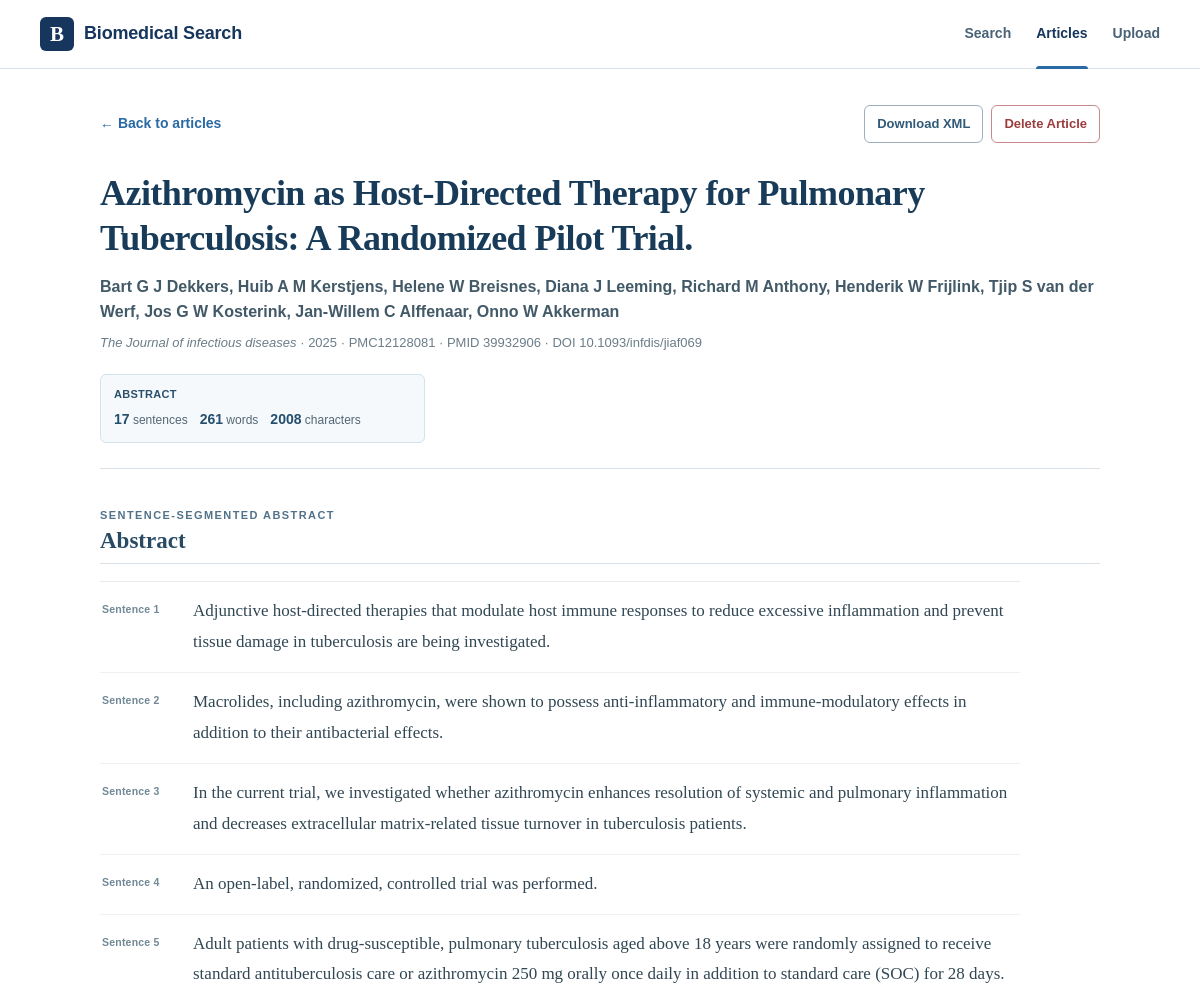
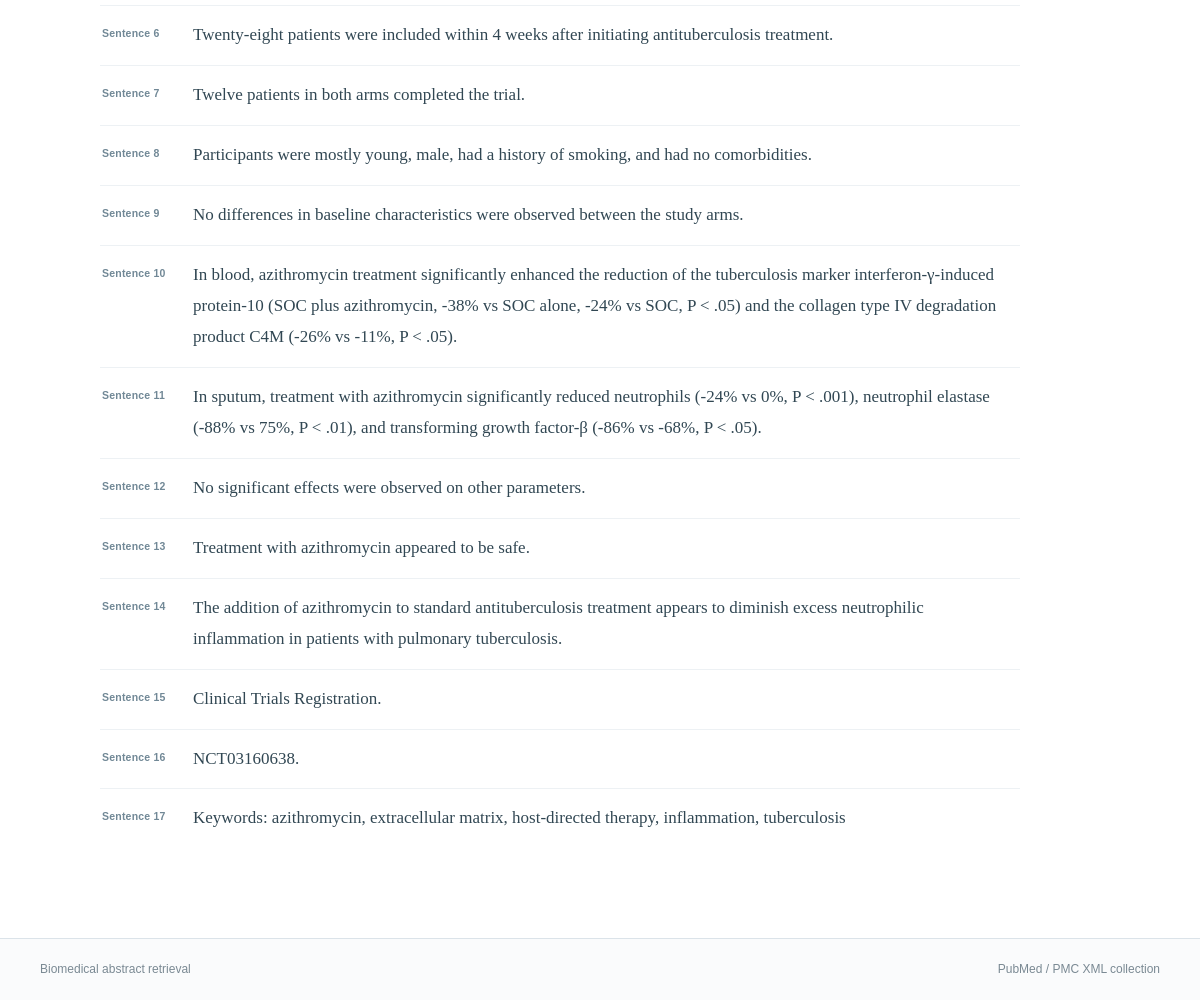
The app's page /document/23/ with its own data (2 pictures, top to bottom).
### search/models.py (models this page shows, shortened)
class Document(models.Model):
    title = models.CharField(max_length=500)
    source_file = models.CharField(max_length=300, unique=True)
    pmcid = models.CharField(max_length=40, blank=True, db_index=True)
    pmid = models.CharField(max_length=40, blank=True, db_index=True)
    doi = models.CharField(max_length=200, blank=True)
    journal = models.CharField(max_length=300, blank=True)
    publication_year = models.CharField(max_length=10, blank=True)
    authors = models.TextField(blank=True)
    abstract = models.TextField(blank=True)
    raw_text = models.TextField()
    char_count = models.IntegerField(default=0)
    word_count = models.IntegerField(default=0)
    sentence_count = models.IntegerField(default=0)
    avg_words_per_sentence = models.FloatField(default=0)
    indexed_at = models.DateTimeField(auto_now=True)
    class Meta:
        ordering = ["-indexed_at", "title"]

### search/views.py (the view)
# urls.py: path("document/<int:pk>/", views.document_detail_view, name="document_detail"),
def document_detail_view(request, pk):
    doc = get_object_or_404(Document, pk=pk)
    query = request.GET.get("q", "").strip()
    result_page = request.GET.get("page", "").strip()
    result_year = request.GET.get("year", "").strip()
    abstract_stats = _basic_stats(doc.abstract, include_sentences=True)
    abstract_sentences, abstract_match_count = _build_abstract_sentences(doc.abstract, query)
    keyword_count = _keyword_match_count(doc.abstract, query) if query else None
    return render(request, "search/document_detail.html", {
        "doc": doc,
        "query": query,
        "result_page": result_page,
        "result_year": result_year,
        "highlighted_title": _highlight(doc.title, query),
        "abstract_sentences": abstract_sentences,
        "abstract_match_count": abstract_match_count,
        "keyword_count": keyword_count,
        "abstract_stats": abstract_stats,
        "page_title": doc.title,
    })

### search/text_processing.py (called while the page is built)
def _token_scan_text(text: str):
    return _NUMERIC_RANGE_BOUNDARY.sub(" ", text or "")

def tokenize(text: str):
    original = text or ""
    return [
        original[m.start():m.end()].casefold()
        for m in TOKEN_PATTERN.finditer(_token_scan_text(original))
    ]

def split_sentences(text: str):
    text = (text or "").strip()
    if not text:
        return []
    paragraphs = [p.strip() for p in re.split(r"\r?\n+", text) if p.strip()]
    sentences = []
    for paragraph in paragraphs:
        sentences.extend(_split_paragraph_sentences(paragraph))
    return sentences

def document_stats(text: str):
    raw_text = text or ""
    visible_text = re.sub(r"\s+", " ", raw_text).strip()
    word_count = len(tokenize(visible_text))
    sentence_count = len(split_sentences(raw_text))
    return {
        "char_count": len(visible_text),
        "char_count_no_space": len(visible_text.replace(" ", "")),
        "word_count": word_count,
        "sentence_count": sentence_count,
        "avg_words_per_sentence": round(word_count / sentence_count, 2) if sentence_count else 0,
    }

### search/views.py (called while the page is built, shortened)
def _highlight(text, raw_query, match_state=None):
    if not text or not raw_query:
        return escape(text or "")

def _basic_stats(text, include_sentences=True):
    stats = document_stats(text)
    result = {
        "characters": stats["char_count"],
        "characters_no_space": stats["char_count_no_space"],
        "words": stats["word_count"],
    }
    if include_sentences:
        result["sentences"] = stats["sentence_count"]
    return result

def _build_abstract_sentences(abstract, query):
    match_state = {"count": 0}
    rendered = []
    for number, sentence in enumerate(split_sentences(abstract), start=1):
        rendered.append({
            "number": number,
            "html": _highlight(sentence, query, match_state),
        })
    return rendered, match_state["count"]

### search/templates/search/document_detail.html (shortened to what this page needs)
{% extends "search/base.html" %}
{% block content %}
<main class="site-shell article-page abstract-only-page">
  <div class="article-topbar">
    {% if query %}
      <a class="back-link" href="{% url 'search:home' %}?q={{ query|urlencode }}{% if result_year %}&year={{ result_year|urlencode }}{% endif %}{% if result_page %}&page={{ result_page }}{% endif %}">← Back to search results</a>
    {% else %}
      <a class="back-link" href="{% url 'search:articles' %}?sort={{ request.GET.sort|default:'newest'|urlencode }}">← Back to articles</a>
    {% endif %}
    <div class="article-actions">
      <a class="secondary-button" href="{% url 'search:download_xml' doc.pk %}">Download XML</a>
      <button class="danger-button" type="button" id="open-delete-dialog">Delete Article</button>
    </div>
  </div>
  <article class="article-card abstract-focused-card">
    <header class="article-header">
      <h1>{{ highlighted_title }}</h1>
      {% if doc.authors %}<p class="authors">{{ doc.authors }}</p>{% endif %}
      <p class="citation-line article-meta">
        {% if doc.journal %}<em>{{ doc.journal }}</em>{% endif %}
        {% if doc.publication_year %}{% if doc.journal %} · {% endif %}{{ doc.publication_year }}{% endif %}
        {% if doc.pmcid %} · {{ doc.pmcid }}{% endif %}
        {% if doc.pmid %} · PMID {{ doc.pmid }}{% endif %}
        {% if doc.doi %} · DOI {{ doc.doi }}{% endif %}
      </p>
      <div class="article-stat-summary abstract-only-stats" aria-label="Abstract statistics">
        {% if doc.abstract %}
        <div class="stat-group primary-stat-group">
          <span class="stat-group-label">Abstract</span>
          <span><strong>{{ abstract_stats.sentences }}</strong> sentences</span>
          <span><strong>{{ abstract_stats.words }}</strong> words</span>
          <span><strong>{{ abstract_stats.characters }}</strong> characters</span>
        </div>
        {% endif %}
      </div>
    </header>
    {% if doc.abstract %}
    <section class="article-section abstract-section segmented-abstract-section">
      <div class="section-heading-row abstract-heading-row">
        <div>
          <span class="section-kicker">SENTENCE-SEGMENTED ABSTRACT</span>
          <h2>Abstract</h2>
        </div>
      </div>
      <div class="abstract-sentence-list">
        {% for sentence in abstract_sentences %}
          <div class="sentence-segment abstract-sentence" data-sentence="{{ sentence.number }}">
            <span class="sentence-number">Sentence {{ sentence.number }}</span>
            <p class="article-copy sentence-text">{{ sentence.html }}</p>
          </div>
        {% empty %}
          <p class="article-copy">No abstract is available.</p>
        {% endfor %}
      </div>
    </section>
    {% endif %}
  </article>
</main>
{% endblock %}

### search/static/search/site.css (style rules this page uses)
:root { --navy: #17365d; --navy-deep: #102a47; --blue: #2a6aa4; --blue-hover: #1f5684; --text: #243746; --muted: #687985; --line: #dbe3e9; --line-strong: #c7d3dc; --soft: #f6f9fb; --soft-blue: #eef5fa; --highlight: #fff0a6; --highlight-strong: #ffd95c; --white: #ffffff; --radius: 8px; --shadow: 0 8px 28px rgba(27, 56, 81, .08); }
* { box-sizing: border-box; }
html { min-height: 100%; scroll-behavior: smooth; }
body { margin: 0; min-height: 100vh; display: flex; flex-direction: column; color: var(--text); background: var(--white); font-family: Arial, Helvetica, sans-serif; line-height: 1.55; }
a { color: var(--blue); text-decoration: none; }
button, input, select { font: inherit; }
.site-shell { width: min(1120px, calc(100% - 40px)); margin: 0 auto; }
.hero-eyebrow, .section-kicker { display: block; margin-bottom: 10px; color: #52728a; font-size: 11px; font-weight: 800; letter-spacing: .13em; }
.main-search button, .primary-button, .secondary-button, .match-button { border-radius: 6px; font-weight: 700; cursor: pointer; }
.citation-line { margin: 0; color: #6b7d89; font-size: 13px; }
.article-page { max-width: 1000px; padding-top: 36px; padding-bottom: 84px; }
.article-topbar { display: flex; align-items: center; justify-content: space-between; gap: 18px; margin-bottom: 24px; }
.back-link { font-size: 14px; font-weight: 700; }
.secondary-button { padding: 8px 12px; border: 1px solid #9dafbd; background: #fff; color: #315a78; font-size: 13px; }
.article-card { min-width: 0; }
.article-header { padding: 4px 0 25px; border-bottom: 1px solid var(--line); }
.article-header h1 { max-width: 930px; margin: 0 0 14px; color: #173b58; font: 700 36px/1.25 Georgia, "Times New Roman", serif; letter-spacing: -.015em; }
.authors { margin: 0 0 7px; color: #425968; font-weight: 700; }
.article-meta { line-height: 1.65; }
.article-section { margin-top: 38px; }
.section-heading-row { display: flex; align-items: center; justify-content: space-between; gap: 20px; margin-bottom: 17px; padding-bottom: 9px; border-bottom: 1px solid var(--line); }
.article-section h2 { margin: 0; color: #294a63; font: 700 23px Georgia, "Times New Roman", serif; }
.article-copy { margin: 0; color: #314753; font-family: Georgia, "Times New Roman", serif; font-size: 17px; line-height: 1.78; }
.sentence-segment { position: relative; margin: 0 0 9px; padding-left: 17px; }
.sentence-segment:last-child { margin-bottom: 0; }
.sentence-segment::before { content: ""; position: absolute; left: 0; top: .78em; width: 5px; height: 5px; border-radius: 50%; background: #9bb6c9; }
.article-actions { display: flex; align-items: center; gap: 8px; }
.danger-button { padding: 8px 12px; border: 1px solid #c78989; border-radius: 6px; background: #fff; color: #9c3d3d; font-size: 13px; font-weight: 700; cursor: pointer; }
.article-stat-summary { display: grid; grid-template-columns: repeat(2, minmax(0, 1fr)); gap: 9px 12px; margin-top: 21px; }
.stat-group { display: flex; align-items: baseline; flex-wrap: wrap; gap: 5px 12px; padding: 11px 13px; border: 1px solid #dfe7ec; border-radius: 6px; background: #f8fafb; color: #526775; font-size: 12px; }
.stat-group-label { flex: 0 0 100%; margin-bottom: 1px; color: #294f69; font-size: 11px; font-weight: 800; letter-spacing: .025em; text-transform: uppercase; }
.stat-group strong { color: #244e6d; font-size: 14px; }
.sentence-segment { position: relative; display: grid; grid-template-columns: 78px minmax(0, 1fr); gap: 13px; align-items: start; margin: 0; padding: 9px 0; border-bottom: 1px solid #edf1f4; }
.sentence-segment:last-child { border-bottom: 0; }
.sentence-segment::before { display: none; }
.sentence-number { padding-top: 5px; color: #718896; font-size: 10.5px; font-weight: 800; letter-spacing: .02em; white-space: nowrap; }
.sentence-text { margin: 0; }
.abstract-focused-card { max-width: 1000px; }
.abstract-only-stats { grid-template-columns: repeat(3, minmax(0, 1fr)); }
.primary-stat-group { background: #f5f9fc; border-color: #d4e2eb; }
.segmented-abstract-section { padding-bottom: 6px; }
.abstract-heading-row { align-items: flex-end; }
.abstract-heading-row .section-kicker { margin-bottom: 4px; }
.abstract-sentence-list { max-width: 920px; margin-top: 4px; border-top: 1px solid #e4eaee; }
.abstract-sentence { padding: 14px 2px; background: transparent; }
.abstract-sentence .sentence-text { line-height: 1.82; }

### records on screen
Document: title "Azithromycin as Host-Directed Therapy for Pulmonary Tuberculosis: A Randomized Pilot Trial.", authors "Bart G J Dekkers, Huib A M Kerstjens, Helene W Breisnes, Diana J Leeming, Richard M Anthony, Henderik W Frijlink, Tjip S van der Werf, Jos G W Kosterink, Jan-Willem C Alffenaar, Onno W Akkerman", journal "The Journal of infectious diseases", publication_year "2025", pmcid "PMC12128081", pmid "39932906", doi "10.1093/infdis/jiaf069"

### other values on screen
{{ abstract_stats.sentences }} "17"
{{ abstract_stats.words }} "261"
{{ abstract_stats.characters }} "2008"
{{ sentence.number }} "1" "2" "3" "4" "5" "6" "7" "8" "9" "10" "11" "12" "13" "14" "15" "16" "17"
{{ sentence.html }} "Adjunctive host-directed therapies that modulate host immune responses to reduce excessive inflammation and prevent tissue damage in tuberculosis are being investigated." "Macrolides, including azithromycin, were shown to possess anti-inflammatory and immune-modulatory effects in addition to their antibacterial effects." "An open-label, randomized, controlled trial was performed." "Twenty-eight patients were included within 4 weeks after initiating antituberculosis treatment." "Twelve patients in both arms completed the trial." "Participants were mostly young, male, had a history of smoking, and had no comorbidities." "No differences in baseline characteristics were observed between the study arms." "In sputum, treatment with azithromycin significantly reduced neutrophils (-24% vs 0%, P < .001), neutrophil elastase (-88% vs 75%, P < .01), and transforming growth factor-β (-86% vs -68%, P < .05)." "No significant effects were observed on other parameters." "Treatment with azithromycin appeared to be safe." "The addition of azithromycin to standard antituberculosis treatment appears to diminish excess neutrophilic inflammation in patients with pulmonary tuberculosis." "Clinical Trials Registration." "NCT03160638." "Keywords: azithromycin, extracellular matrix, host-directed therapy, inflammation, tuberculosis"
